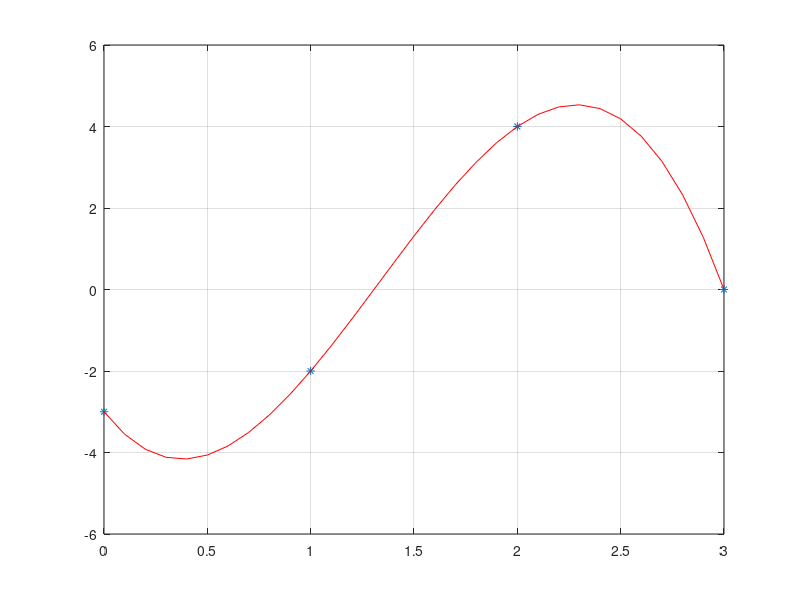

Write the MATLAB code that produced this figure.
function Newton
  format long
  clear
  clc
  x = [0 1 2 3];
  y = [-3 -2 4 0];
  n = length(x);
  xx = 2.5;
  printf("Valor de %d:\n", xx)
  r = New(x,y,n,xx)

  printf("\n====== VALORES TABELADOS ======\n")
  for i = 1:n
     printf("\nValor de %d:\n", x(i))
     x2 = New(x,y,n, x(i))
  end

  printf("\n===== VALORES NÃO TABELADOS =====\n")
  x1 = [x(1):0.1:x(n)]
  n1 = length(x1);
  for k=1:n1
    p1(k)= New(x,y,n,x1(k));
  end
  p1

  %=========== GRAFICO ==========\n"
  plot(x, y, '*')
  grid
  hold on
  pause
  plot(x1, p1, 'r')
  hold on
  pause
end

function p = New(x,y,n,xx)
  for i = 1:n
    a(i,1) = y(i);
  end

  for j = 2:n
    for i = j:n
      a(i,j) = (a(i,j-1) - a(i-1, j-1))/(x(i) - x(i-j+1));
    end
  end

  p = 0;
  for i = 1:n
    b = 1;
    for j = 1:i-1
      b *= (xx - x(j));
    end

    p += a(i,i) * b;
  end
end
